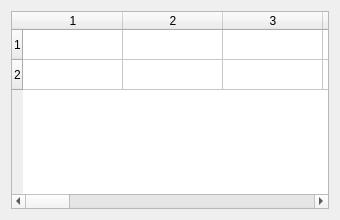
<?xml version="1.0" encoding="UTF-8"?>
<ui version="4.0"><class>Dialog</class><widget class="QDialog" name="Dialog"><property name="geometry"><rect><x>0</x><y>0</y><width>340</width><height>220</height></rect></property><property name="windowTitle"><string>#093 tables/178_wide_short</string></property><layout class="QVBoxLayout" name="verticalLayout"><property name="leftMargin"><number>11</number></property><property name="topMargin"><number>11</number></property><property name="rightMargin"><number>11</number></property><property name="bottomMargin"><number>11</number></property><property name="spacing"><number>6</number></property><item><widget class="QTableWidget" name="table"><property name="rowCount"><number>2</number></property><property name="columnCount"><number>20</number></property></widget></item></layout></widget></ui>
